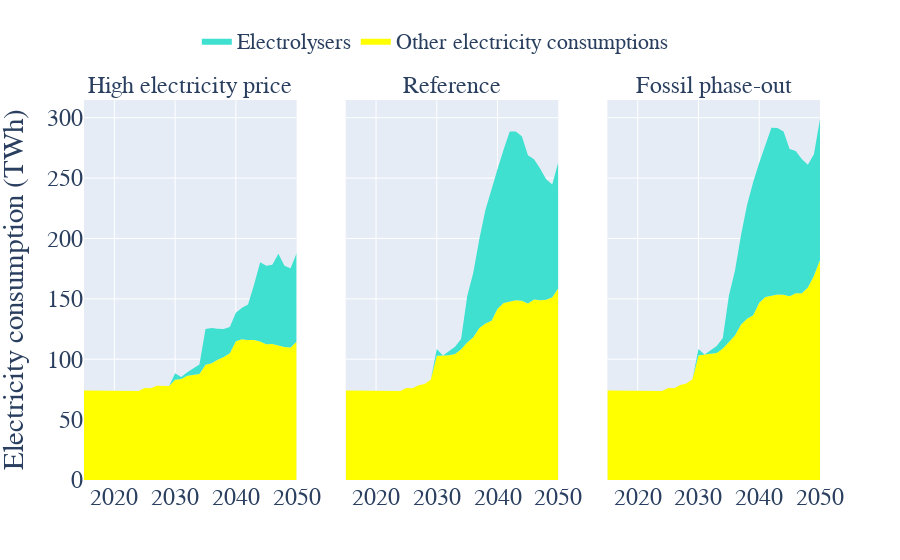

The notebook cell this image was saved under:
### Code cell
fig =make_subplots(rows=1, cols=3,subplot_titles=list(scen.keys()),shared_yaxes=True)
for i in range(len(scen.keys())):
    showlegend=[True,False,False]
    resource_inflow=scen[list(scen.keys())[i]]['resource_tech_inflow']
    energy_input=resource_inflow[(resource_inflow.Resource.isin(primary_resource_conversion.keys()))]
    energy_input=energy_input[energy_input.Technology!="Electrolyser"]
    energy_input=energy_input.drop(["Sector","Country"],axis=1).groupby(by=["Resource","Year"]).sum().reset_index()
    
    
    resource="Electricity"
    fig.add_trace(go.Scatter(x=energy_input[(energy_input.Resource==resource)].Year,
                             y=energy_input[(energy_input.Resource==resource)].Flow,
                             name='Other electricity consumptions',
                             line=dict(width=0,color="yellow"),
                                 fillcolor="yellow",mode='lines',stackgroup='one',showlegend=showlegend[i]),row=1, col=i+1)
    
    
    energy_input=resource_inflow[(resource_inflow.Resource.isin(primary_resource_conversion.keys()))]
    energy_input=energy_input[energy_input.Technology=="Electrolyser"]
    energy_input=energy_input.drop(["Sector","Country"],axis=1).groupby(by=["Resource","Year"]).sum().reset_index()
    
    
    resource="Electricity"
    fig.add_trace(go.Scatter(x=energy_input[(energy_input.Resource==resource)].Year,
                             y=energy_input[(energy_input.Resource==resource)].Flow,
                             name='Electrolysers',
                             line=dict(width=0,color="turquoise"),
                                 fillcolor="turquoise",mode='lines',stackgroup='one',showlegend=showlegend[i]),row=1, col=i+1)
#     fig.update_xaxes(title_text="Year", row=1, col=i+1)
        
fig.update_layout(#title='Electricity consumption per country',title_x=0.5,
                   yaxis_title='Electricity consumption (TWh)')
fig.update_layout(
    font=dict(
        family="Times New Roman",size=24)
    )
fig.update_annotations(font_size=24)
fig.update_layout(legend=dict(
    orientation="h",
    yanchor="bottom",
    y=1.1,
    xanchor="right",
    x=0.8,font = dict(size=22)
))
# fig.update_yaxes(range=[0,475])
fig.show()

### Figure 1 — Plotly figure (JSON) as saved in the notebook; plotly's stock layout.template omitted (floating-point values rounded to 4 significant figures)
{"data": [{"fillcolor": "yellow", "line": {"color": "yellow", "width": 0}, "mode": "lines", "name": "Other electricity consumptions", "showlegend": true, "stackgroup": "one", "type": "scatter", "x": [2015, 2016, 2017, 2018, 2019, 2020, 2021, 2022, 2023, 2024, 2025, 2026, 2027, 2028, 2029, 2030, 2031, 2032, 2033, 2034, 2035, 2036, 2037, 2038, 2039, 2040, 2041, 2042, 2043, 2044, 2045, 2046, 2047, 2048, 2049, 2050], "xaxis": "x", "y": [74.19, 74.19, 74.19, 74.19, 74.19, 74.19, 74.09, 73.98, 73.88, 73.78, 76.15, 76.05, 78.02, 77.92, 77.81, 83.09, 83.7, 86.28, 86.76, 87.76, 95.35, 96.64, 99.52, 101.8, 105.0, 114.8, 116.6, 115.9, 115.9, 114.7, 112.5, 112.7, 111.3, 110.1, 109.7, 114.6], "yaxis": "y"}, {"fillcolor": "turquoise", "line": {"color": "turquoise", "width": 0}, "mode": "lines", "name": "Electrolysers", "showlegend": true, "stackgroup": "one", "type": "scatter", "x": [2015, 2016, 2017, 2018, 2019, 2020, 2021, 2022, 2023, 2024, 2025, 2026, 2027, 2028, 2029, 2030, 2031, 2032, 2033, 2034, 2035, 2036, 2037, 2038, 2039, 2040, 2041, 2042, 2043, 2044, 2045, 2046, 2047, 2048, 2049, 2050], "xaxis": "x", "y": [0, 0, 0, 0, 0, 0, 0, 0, 0, 0, 0, 0, 0, 0, 0, 5.406, 1.564, 2.845, 5.414, 7.942, 29.65, 29.17, 25.71, 23.15, 21.71, 23.73, 25.97, 29.42, 45.91, 65.58, 64.98, 65.49, 76.04, 67.24, 65.55, 73.16], "yaxis": "y"}, {"fillcolor": "yellow", "line": {"color": "yellow", "width": 0}, "mode": "lines", "name": "Other electricity consumptions", "showlegend": false, "stackgroup": "one", "type": "scatter", "x": [2015, 2016, 2017, 2018, 2019, 2020, 2021, 2022, 2023, 2024, 2025, 2026, 2027, 2028, 2029, 2030, 2031, 2032, 2033, 2034, 2035, 2036, 2037, 2038, 2039, 2040, 2041, 2042, 2043, 2044, 2045, 2046, 2047, 2048, 2049, 2050], "xaxis": "x2", "y": [74.19, 74.19, 74.19, 74.19, 74.19, 74.19, 74.09, 73.98, 73.88, 73.78, 76.15, 76.05, 78.35, 79.55, 83.01, 103.0, 103.1, 103.4, 104.3, 108.2, 113.8, 118.3, 125.8, 129.6, 131.9, 141.9, 146.6, 147.8, 148.9, 148.4, 146.2, 149.5, 148.8, 149.2, 151.3, 158.8], "yaxis": "y2"}, {"fillcolor": "turquoise", "line": {"color": "turquoise", "width": 0}, "mode": "lines", "name": "Electrolysers", "showlegend": false, "stackgroup": "one", "type": "scatter", "x": [2015, 2016, 2017, 2018, 2019, 2020, 2021, 2022, 2023, 2024, 2025, 2026, 2027, 2028, 2029, 2030, 2031, 2032, 2033, 2034, 2035, 2036, 2037, 2038, 2039, 2040, 2041, 2042, 2043, 2044, 2045, 2046, 2047, 2048, 2049, 2050], "xaxis": "x2", "y": [0, 0, 0, 0, 0, 0, 0, 0, 0, 0, -5.423e-16, 0, 0, 0, 0, 5.406, 0, 3.351, 5.916, 8.502, 38.37, 53.31, 73.81, 94.08, 109.8, 115.6, 127.1, 140.8, 139.7, 136.4, 122.8, 116.1, 109.2, 99.79, 93.3, 104.4], "yaxis": "y2"}, {"fillcolor": "yellow", "line": {"color": "yellow", "width": 0}, "mode": "lines", "name": "Other electricity consumptions", "showlegend": false, "stackgroup": "one", "type": "scatter", "x": [2015, 2016, 2017, 2018, 2019, 2020, 2021, 2022, 2023, 2024, 2025, 2026, 2027, 2028, 2029, 2030, 2031, 2032, 2033, 2034, 2035, 2036, 2037, 2038, 2039, 2040, 2041, 2042, 2043, 2044, 2045, 2046, 2047, 2048, 2049, 2050], "xaxis": "x3", "y": [74.19, 74.19, 74.19, 74.19, 74.19, 74.19, 74.09, 73.98, 73.88, 73.78, 76.15, 76.05, 78.61, 79.8, 83.44, 103.1, 103.9, 104.2, 105.1, 108.9, 114.1, 119.6, 128.7, 133.4, 136.5, 146.7, 151.6, 152.7, 153.5, 153.4, 152.2, 154.7, 154.7, 159.4, 169.1, 182.3], "yaxis": "y3"}, {"fillcolor": "turquoise", "line": {"color": "turquoise", "width": 0}, "mode": "lines", "name": "Electrolysers", "showlegend": false, "stackgroup": "one", "type": "scatter", "x": [2015, 2016, 2017, 2018, 2019, 2020, 2021, 2022, 2023, 2024, 2025, 2026, 2027, 2028, 2029, 2030, 2031, 2032, 2033, 2034, 2035, 2036, 2037, 2038, 2039, 2040, 2041, 2042, 2043, 2044, 2045, 2046, 2047, 2048, 2049, 2050], "xaxis": "x3", "y": [0, 0, 0, 0, 0, 0, 0, 0, 0, 0, 1.282e-16, 0, 0, 0, 0, 5.406, -1.402e-15, 3.351, 5.916, 8.659, 38.53, 53.64, 74.15, 94.5, 110.2, 116.0, 125.1, 139.0, 137.8, 135.0, 121.9, 117.8, 111.2, 101.6, 100.6, 116.6], "yaxis": "y3"}], "layout": {"annotations": [{"font": {"size": 24}, "showarrow": false, "text": "High electricity price", "x": 0.1444, "xanchor": "center", "xref": "paper", "y": 1, "yanchor": "bottom", "yref": "paper"}, {"font": {"size": 24}, "showarrow": false, "text": "Reference", "x": 0.5, "xanchor": "center", "xref": "paper", "y": 1, "yanchor": "bottom", "yref": "paper"}, {"font": {"size": 24}, "showarrow": false, "text": "Fossil phase-out", "x": 0.8556, "xanchor": "center", "xref": "paper", "y": 1, "yanchor": "bottom", "yref": "paper"}], "font": {"family": "Times New Roman", "size": 24}, "legend": {"font": {"size": 22}, "orientation": "h", "x": 0.8, "xanchor": "right", "y": 1.1, "yanchor": "bottom"}, "xaxis": {"anchor": "y", "domain": [0, 0.2889]}, "xaxis2": {"anchor": "y2", "domain": [0.3556, 0.6444]}, "xaxis3": {"anchor": "y3", "domain": [0.7111, 1]}, "yaxis": {"anchor": "x", "domain": [0, 1], "title": {"text": "Electricity consumption (TWh)"}}, "yaxis2": {"anchor": "x2", "domain": [0, 1], "matches": "y", "showticklabels": false}, "yaxis3": {"anchor": "x3", "domain": [0, 1], "matches": "y", "showticklabels": false}}}
